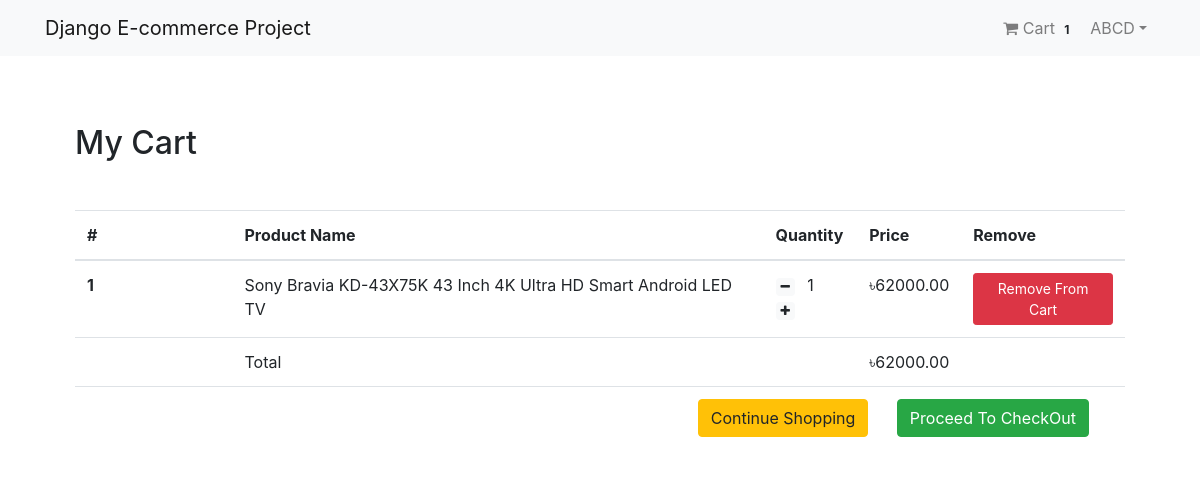
The app's page /shop/cart/ (signed in) with its own data.
### App_Login/models.py (models this page shows, shortened)
class User(AbstractBaseUser, PermissionsMixin):
    email = models.EmailField(unique = True, null=False)
    is_staff = models.BooleanField(
        gettext_lazy('staff status'),
        default=False,
        help_text = gettext_lazy('Designates whether the user can log in this site'),
    )
    is_active = models.BooleanField(
        gettext_lazy('active'),
        default=True,
        help_text = gettext_lazy('Designates whether this user should be treated as active. Unselect ths instead of deleting the account'),
    )
    USERNAME_FIELD = 'email'
    objects = MyUserManager()

class Profile(models.Model):
    user = models.OneToOneField(User, on_delete=models.CASCADE, related_name='profile')
    username = models.CharField(max_length=264, blank=True)
    full_name = models.CharField(max_length=264, blank=True)
    address_1 = models.TextField(max_length=300, blank=True)
    city = models.CharField(max_length=40, blank=True)
    zipcode = models.CharField(max_length=10, blank=True)
    country = models.CharField(max_length=50, blank=True)
    phone = models.CharField(max_length=20, blank=True)
    date_joined = models.DateTimeField(auto_now_add=True)

### App_Order/models.py (models this page shows)
class Order(models.Model):
    orderitems = models.ManyToManyField(Cart)
    user = models.ForeignKey(settings.AUTH_USER_MODEL, on_delete=models.CASCADE)
    ordered = models.BooleanField(default=False)
    created = models.DateTimeField(auto_now_add=True)
    paymentId = models.CharField(max_length=264, blank=True, null=True)
    orderId = models.CharField(max_length=200, blank=True, null=True)
    def get_totals(self):
        total = 0
        for order_item in self.orderitems.all():
            total += float(order_item.get_total())
        return total

class Cart(models.Model):
    user = models.ForeignKey(settings.AUTH_USER_MODEL,on_delete=models.CASCADE,related_name="cart")
    item = models.ForeignKey(Product, on_delete=models.CASCADE)
    quantity = models.IntegerField(default=1)
    purchased = models.BooleanField(default=False)
    created = models.DateTimeField(auto_now_add=True)
    updated = models.DateTimeField(auto_now=True)
    def __str__(self):
        return f'{self.quantity} X {self.item}'
    def get_total(self):
        total = self.item.price * self.quantity
        float_total = format(total, '0.2f')
        return float_total

### App_Shop/models.py (models this page shows)
class Product(models.Model):
    mainimage = models.ImageField(upload_to='Products')
    name = models.CharField(max_length=264)
    cataegory = models.ForeignKey(Category,on_delete=models.CASCADE,related_name='category')
    preview_text = models.TextField(max_length=200, verbose_name='Preview Text')
    detail_text = models.TextField(max_length=1000, verbose_name='Description')
    price = models.FloatField()
    old_price = models.FloatField(default=0.00)
    created_date = models.DateTimeField(auto_now_add=True)
    def __str__(self):
        return self.name
    class Meta:
        ordering = ['-created_date',]

### App_Order/views.py (the view)
# urls.py: path("cart/",views.cart_view,name='cart'),
@login_required
def cart_view(request):
    carts = Cart.objects.filter(user=request.user,purchased=False)
    orders = Order.objects.filter(user=request.user,ordered=False)
    print("carts")
    print(carts)
    print("orders")
    print(orders)
    if carts.exists() and orders.exists():
        order = orders[0]
        return render(request,'App_Order/cart.html',context={'carts':carts,                                                     'order' :order})
    else:
        messages.warning(request,"You don't have any item in your cart!")
        return redirect("App_Shop:home")

### App_Order/templatetags/cart_tag.py (called while the page is built)
@register.filter
def cart_total(user):
    order =Order.objects.filter(user=user,ordered=False)
    if order.exists():
        return order[0].orderitems.count()
    else:
        return 0

### templates/App_Order/cart.html
{% extends 'base.html' %}
{% block body_block %}
    <div class="container my-5">
        <div class="my-5">
            <h2>My Cart</h2>
        </div>
        <table class="table table-hover">
            <thead>
                <tr>
                    <th scope="col" width="15%">#</th>
                    <th scope="col">Product Name</th>
                    <th scope="col">Quantity</th>
                    <th scope="col" align="right">Price</th>
                    <th scope="col">Remove</th>
                </tr>
            </thead>
            <tbody>
                {% for cart in carts %}
                    <tr>
                        <th scope="row">{{ forloop.counter }}</th>
                        <td>{{ cart.item.name }}</td>
                        <td>
                            <a href="{% url 'App_Order:decrease' cart.item.pk %}" class="mr-2"><span class="badge badge-light"><i class="fa fa-minus"></i></span></a>
                            {{ cart.quantity }}
                            <a href="{% url 'App_Order:increase' cart.item.pk %}" class="mr-2"><span class="badge badge-light"><i class="fa fa-plus"></i></span></a>
                        </td>
                        <td align="right">&#2547;{{cart.get_total}}</td>
                        <td><a href="{%url 'App_Order:remove' cart.item.pk %}" class="btn btn-danger btn-sm">Remove From Cart</a></td>
                    </tr>
                    {% endfor %}
                    <tr>
                        <th scope="row"></th>
                        <td colspan="2">Total</td>
                        <td align="right">&#2547;{{order.get_totals | floatformat:2}}</td>
                        <td></td>
                    </tr>
                    <tr>
                        <th scope="row"></th>
                        <td colspan="4" class="text-right">
                            <a href="{%url 'App_Shop:home' %}" class="btn btn-warning mr-4"> Continue Shopping</a>
                            <a href="{%url 'App_Payment:checkout' %}" class="btn btn-success mr-4"> Proceed To CheckOut</a>
                        </td>
                    </tr>
            </tbody>
        </table>
    </div>
{% endblock%}

### templates/navbar.html (shortened to what this page needs)
{% load cart_tag %}
<nav class="navbar navbar-expand-lg navbar-light bg-light">
  <div class="container">
    <a class="navbar-brand" href="{% url 'App_Shop:home' %}">Django E-commerce Project</a>
    <div class="collapse navbar-collapse" id="navbarNav">
      <ul class="navbar-nav ml-auto">
        {% if request.user.is_authenticated %}
        <li class="nav-item">
          <a href="{% url 'App_Order:cart' %}" class="nav-link">
            <i class="fa fa-shopping-cart"></i> Cart
            <span class="badge badge-light">{{ request.user| cart_total }}</span>
          </a>
        </li>
        <li class="nav-item dropdown">
            <a class="nav-link dropdown-toggle" href="#" id="navbarDropdown" role="button" data-toggle="dropdown" aria-haspopup="true" aria-expanded="false"> {{request.user.profile.username}}</a>
        </li>
        {% else %}
        <li class="nav-item">
          <a href="{% url 'App_Login:login' %}" class="btn btn-primary">Login</a>
        </li>
        {% endif %}
      </ul>
    </div>
  </div>
</nav>

### records on screen
User: user|cart_total "1", user.profile.username "ABCD"
Cart: item.name "Sony Bravia KD-43X75K 43 Inch 4K Ultra HD Smart Android LED TV", quantity "1", get_total "62000.00"
Order: get_totals "62000.00"
